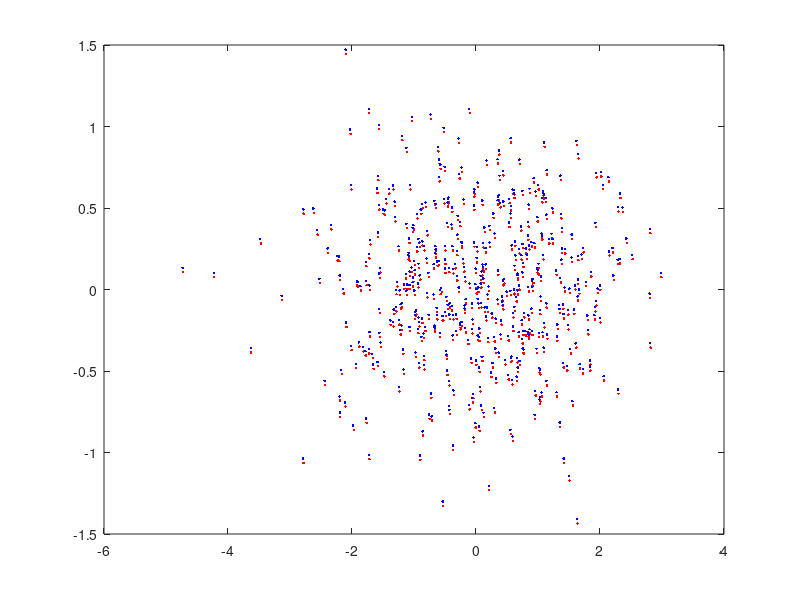

Recreate this plot in MATLAB.
clc
clear
%% some normal data generating
n=500
a=normrnd(0,1,[n,2]);
b=normrnd(0,1,[n,1]);
b(:,2)=b*0.5 + 0.5*normrnd(0,1,[n,1]);
plot(b(:,1),b(:,2),'r.')
hold on
plot(a(:,1),a(:,2),'k.')
%% variance calculating
c1=var(a(:,1));
c2=a(:,1)-mean(a(:,1));
c2=c2' * c2 / (n-1);
%% covariance caculating
co1=cov(a);
co2= a - repmat(mean(a),[n 1]);
co2= co2' * co2 /(n-1);
%% generate data by specific covariance matrix
sigma=cov(b);
b1=mvnrnd([0 0],sigma,n);
% hold
% plot(b1(:,1),b1(:,2),'b.')
%% eigenvalues and vectors
[V,d]=eig(sigma);
[~,indx]=sort(diag(d),'descend');
% plot(b(:,1),b(:,2),'b.')
hold on
plot([-V(1,1) V(1,1)],[-V(1,2) V(1,2)],'k')
plot([-V(2,1) V(2,1)],[-V(2,2) V(2,2)],'k')
V2(:,1)=V(:,2);
V2(:,2)=V(:,1);
B=b*V2;
% plot(B(:,1),B(:,2),'r.')
hold
plot(b(:,1),b(:,2),'.b')
%% built in pca function
[coeff,score,latent]=pca(b);


%% exercises
a_cov= cov(a);
b_cov= cov(b);


plot(score(:,1),score(:,2),'r.')
hold on
plot(-B(:,1),-B(:,2),'b.')


[coeffa,scorea,latenta]=pca(a);



